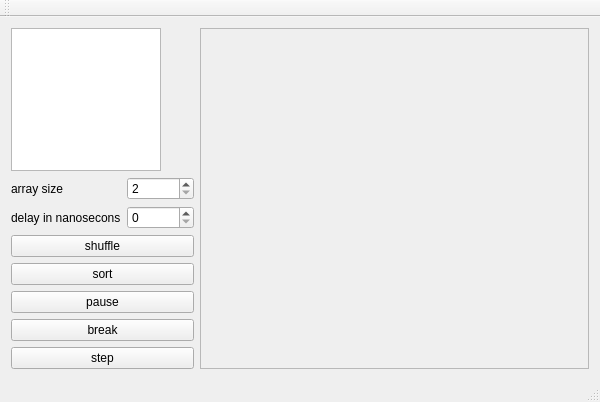
<?xml version="1.0" encoding="UTF-8"?>
<ui version="4.0">
 <class>sort_visualizerClass</class>
 <widget class="QMainWindow" name="sort_visualizerClass">
  <property name="geometry">
   <rect>
    <x>0</x>
    <y>0</y>
    <width>600</width>
    <height>402</height>
   </rect>
  </property>
  <property name="sizePolicy">
   <sizepolicy hsizetype="Preferred" vsizetype="Fixed">
    <horstretch>0</horstretch>
    <verstretch>0</verstretch>
   </sizepolicy>
  </property>
  <property name="minimumSize">
   <size>
    <width>600</width>
    <height>400</height>
   </size>
  </property>
  <property name="windowTitle">
   <string>sort_visualizer</string>
  </property>
  <widget class="QWidget" name="centralWidget">
   <layout class="QGridLayout" name="gridLayout">
    <item row="0" column="0">
     <widget class="QListWidget" name="algorithms_list_widget">
      <property name="sizePolicy">
       <sizepolicy hsizetype="Fixed" vsizetype="Expanding">
        <horstretch>0</horstretch>
        <verstretch>0</verstretch>
       </sizepolicy>
      </property>
      <property name="maximumSize">
       <size>
        <width>150</width>
        <height>16777215</height>
       </size>
      </property>
     </widget>
    </item>
    <item row="1" column="0" rowspan="2">
     <layout class="QGridLayout" name="gridLayout_2">
      <item row="1" column="1">
       <widget class="QSpinBox" name="delay_spin_box">
        <property name="maximum">
         <number>2147483647</number>
        </property>
       </widget>
      </item>
      <item row="0" column="1">
       <widget class="QSpinBox" name="array_size_spin_box">
        <property name="sizePolicy">
         <sizepolicy hsizetype="Fixed" vsizetype="Fixed">
          <horstretch>0</horstretch>
          <verstretch>0</verstretch>
         </sizepolicy>
        </property>
        <property name="readOnly">
         <bool>false</bool>
        </property>
        <property name="minimum">
         <number>2</number>
        </property>
        <property name="maximum">
         <number>2147483647</number>
        </property>
       </widget>
      </item>
      <item row="1" column="0">
       <widget class="QLabel" name="label">
        <property name="text">
         <string>delay in nanosecons</string>
        </property>
       </widget>
      </item>
      <item row="2" column="0" colspan="2">
       <widget class="QPushButton" name="shuffle_button">
        <property name="text">
         <string>shuffle</string>
        </property>
       </widget>
      </item>
      <item row="3" column="0" colspan="2">
       <widget class="QPushButton" name="sort_button">
        <property name="text">
         <string>sort</string>
        </property>
       </widget>
      </item>
      <item row="4" column="0" colspan="2">
       <widget class="QPushButton" name="pause_button">
        <property name="text">
         <string>pause</string>
        </property>
       </widget>
      </item>
      <item row="5" column="0" colspan="2">
       <widget class="QPushButton" name="break_button">
        <property name="text">
         <string>break</string>
        </property>
       </widget>
      </item>
      <item row="6" column="0" colspan="2">
       <widget class="QPushButton" name="step_button">
        <property name="text">
         <string>step</string>
        </property>
       </widget>
      </item>
      <item row="0" column="0">
       <widget class="QLabel" name="label_2">
        <property name="text">
         <string>array size</string>
        </property>
       </widget>
      </item>
     </layout>
    </item>
    <item row="0" column="1" rowspan="3">
     <widget class="array_frame" name="frame">
      <property name="enabled">
       <bool>true</bool>
      </property>
      <property name="sizePolicy">
       <sizepolicy hsizetype="Expanding" vsizetype="Expanding">
        <horstretch>0</horstretch>
        <verstretch>0</verstretch>
       </sizepolicy>
      </property>
      <property name="frameShape">
       <enum>QFrame::StyledPanel</enum>
      </property>
      <property name="frameShadow">
       <enum>QFrame::Raised</enum>
      </property>
     </widget>
    </item>
   </layout>
  </widget>
  <widget class="QMenuBar" name="menuBar">
   <property name="geometry">
    <rect>
     <x>0</x>
     <y>0</y>
     <width>600</width>
     <height>21</height>
    </rect>
   </property>
  </widget>
  <widget class="QToolBar" name="mainToolBar">
   <attribute name="toolBarArea">
    <enum>TopToolBarArea</enum>
   </attribute>
   <attribute name="toolBarBreak">
    <bool>false</bool>
   </attribute>
  </widget>
  <widget class="QStatusBar" name="statusBar"/>
  <action name="action1">
   <property name="text">
    <string>1</string>
   </property>
  </action>
  <action name="action_std_sort">
   <property name="checkable">
    <bool>true</bool>
   </property>
   <property name="checked">
    <bool>true</bool>
   </property>
   <property name="text">
    <string>std::sort</string>
   </property>
  </action>
  <action name="action_std_stable_sort">
   <property name="checkable">
    <bool>true</bool>
   </property>
   <property name="text">
    <string>std::stable_sort</string>
   </property>
  </action>
  <action name="action_std_heap_sort">
   <property name="checkable">
    <bool>true</bool>
   </property>
   <property name="text">
    <string>std::heap_sort</string>
   </property>
  </action>
  <action name="action_boost_pdqsort">
   <property name="checkable">
    <bool>true</bool>
   </property>
   <property name="text">
    <string>boost::pdqsort</string>
   </property>
  </action>
  <action name="action_boost_integer_sort">
   <property name="checkable">
    <bool>true</bool>
   </property>
   <property name="text">
    <string>boost::integer_sort</string>
   </property>
  </action>
  <action name="action_boost_pdqsort_branchless">
   <property name="checkable">
    <bool>true</bool>
   </property>
   <property name="text">
    <string>boost::pdqsort_branchless</string>
   </property>
  </action>
  <action name="action_qSort">
   <property name="checkable">
    <bool>true</bool>
   </property>
   <property name="text">
    <string>qSort</string>
   </property>
  </action>
  <action name="action_qStableSort">
   <property name="checkable">
    <bool>true</bool>
   </property>
   <property name="text">
    <string>qStableSort</string>
   </property>
  </action>
  <action name="action_dual_pivot_quick_sort">
   <property name="checkable">
    <bool>true</bool>
   </property>
   <property name="text">
    <string>dual_pivot_quick_sort</string>
   </property>
  </action>
 </widget>
 <layoutdefault spacing="6" margin="11"/>
 <customwidgets>
  <customwidget>
   <class>array_frame</class>
   <extends>QFrame</extends>
   <header>array_frame.h</header>
   <container>1</container>
  </customwidget>
 </customwidgets>
 <resources/>
 <connections/>
 <slots>
  <slot>on_push_button_clicked()</slot>
 </slots>
</ui>
